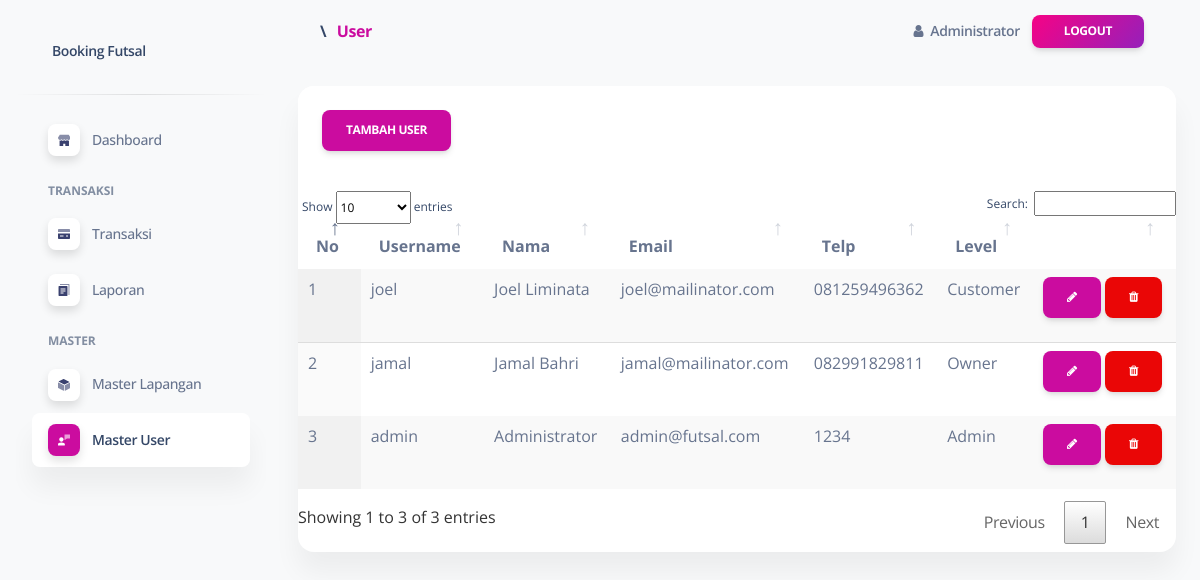
Page /media.php?module=user (signed in) on the committed database.
### tables this page shows
CREATE TABLE `users` (
  `id` int(5) NOT NULL,
  `username` varchar(100) NOT NULL,
  `password` text NOT NULL,
  `nama` varchar(100) NOT NULL,
  `no_telp` varchar(20) NOT NULL,
  `email` varchar(50) NOT NULL,
  `alamat` text NOT NULL,
  `level` varchar(50) NOT NULL,
  `aktif` char(1) NOT NULL DEFAULT 'Y',
  `created_at` datetime NOT NULL DEFAULT current_timestamp(),
  `created_by` varchar(50) NOT NULL,
  `updated_at` datetime DEFAULT current_timestamp() ON UPDATE current_timestamp(),
  `updated_by` varchar(50) DEFAULT NULL
);

### config/assets.php (called while the page is built, shortened)
<?php
$css = array(
	'https://cdn.jsdelivr.net/npm/bootstrap@5.1.3/dist/css/bootstrap.min.css',
	'https://fonts.googleapis.com/css?family=Open+Sans:300,400,600,700',
	'assets/css/animate.css',
	'assets/css/chartist.css',
	'assets/css/datatables.css',
	'assets/css/flag-icon.css',
	'assets/css/feather-icon.css',
	'assets/css/flaticon.css',
	'assets/css/fontawesome.css',
	'assets/css/icofont.css',
	'assets/css/nucleo-icons.css',
	'assets/css/nucleo-svg.css',
	'assets/css/owl.carousel.css',
	'assets/css/soft-ui-dashboard.min3447.css?v=1.0.5',
	'assets/css/themify.css',
);
$breadcrumb = array();
$breadcrumb[] = ['text'=>'<i class="fa fa-home"></i>','link'=>'?'];
$breadcrumb[] = isset($_GET['module']) ? ['text'=>ucwords(str_replace("_"," ",$_GET['module'])),'link'=>'?module='.$_GET['module']] : ['text'=>"Dashboard",'link'=>'?'];
?>

### module/user/index.php (the view, shortened to what this page needs)
<div class="row">
  <div class="col-sm-12">
    <div class="card">
      <div class="card-header">
        <a class="btn btn-primary" href="?module=<?php echo $_GET['module'];?>&act=create">Tambah <?php echo ucwords($_GET['module']) ?></a>
      </div>
      <div class="card-body px-0 pt-0 pb-2">
        <div class="table-responsive p-0">
          <table class="table display" id="datatables">
            <thead>
              <tr>
                <th>No</th>
                <th>Username</th>
                <th>Nama</th>
                <th>Email</th>
                <th>Telp</th>
                <th>Level</th>
                <th class="d-print-none"></th>
              </tr>
            </thead>
            <tbody>
              <?php
              $no=0;
              $query = mysqli_query($conn,"SELECT * from users order by id desc");
              foreach ($query as $row): $no++;?>
                <tr>
                  <td><?php echo $no ?></td>
                  <td><?php echo $row['username'] ?></td>
                  <td><?php echo $row['nama'] ?></td>
                  <td><?php echo $row['email'] ?></td>
                  <td><?php echo $row['no_telp'] ?></td>
                  <td><?php echo ucwords($row['level']) ?></td>
                  <td class="d-print-none text-right">
                    <a class="btn btn-primary btn-xs" data-toggle="tooltip" data-placement="top" title="Edit" href="?module=<?php echo $_GET['module'] ?>&act=edit&id=<?php echo $row['id']; ?>"><i class="fa fa-pencil"></i></a>
                    <a class="btn btn-danger btn-xs" data-toggle="tooltip" data-placement="top" title="Delete" onclick="swal_delete('<?php echo $aksi ?>?module=<?php echo $_GET['module'] ?>&act=delete&id=<?php echo $row['id']; ?>')"><i class="fa fa-trash"></i></a>
                  </td>
                </tr>
              <?php endforeach ?>
            </tbody>
          </table>
        </div>
      </div>
    </div>
  </div>
</div>

### media.php (shortened to what this page needs)
<?php
include 'config/assets.php';
$aksi="module/".$_GET['module']."/action.php";
?>
<!DOCTYPE html>
<html lang="en">
<head>
  <?php include 'layout/head.php'; ?>
</head>
<body class="g-sidenav-show  bg-gray-100">
  <?php include 'layout/nav.php'; ?>
  <main class="main-content position-relative max-height-vh-100 h-100 border-radius-lg ">
    <?php include 'layout/header.php'; ?>
    <div class="container-fluid py-4">
      <?php
      $page = isset($_GET['module']) ? $_GET['module'] : 'dashboard.php';
      if (isset($_GET['module'])) {
        $act = isset($_GET['act']) ? '/'.$_GET['act'].'.php' : '/index.php';
      }else{
        $act = '';
      }
      include 'module/'.$page.$act;
      ?>
    </div>
</main>
</body>
</html>

### layout/head.php (shortened to what this page needs)
<?php
foreach ($css as $key => $value) {
  ?>
  <link href="<?= $value ?>" rel="stylesheet"/>
  <?php
}
?>

### layout/nav.php (shortened to what this page needs)
<aside class="sidenav navbar navbar-vertical navbar-expand-xs border-0 border-radius-xl my-3 fixed-start ms-3 " id="sidenav-main">
  <div class="sidenav-header">
    <a class="navbar-brand m-0" href="?">
      <span class="ms-1 font-weight-bold">Booking Futsal</span>
    </a>
  </div>
  <hr class="horizontal dark mt-0">
    <ul class="navbar-nav">
      <li class="nav-item">
        <a class="nav-link <?php echo !isset($_GET['module'])?'active':'' ?> " href="?">
          <div class="icon icon-shape icon-sm shadow border-radius-md bg-white text-center me-2 d-flex align-items-center justify-content-center">
          </div>
          <span class="nav-link-text ms-1">Dashboard</span>
        </a>
      </li>
      <?php if ($_SESSION['level']=='admin'): ?>
        <li class="nav-item mt-3">
          <h6 class="ps-4 ms-2 text-uppercase text-xs font-weight-bolder opacity-6">Transaksi</h6>
        </li>
        <li class="nav-item">
          <a class="nav-link <?php echo $_GET['module']=='transaksi'?'active':'' ?> " href="?module=transaksi">
            <div class="icon icon-shape icon-sm shadow border-radius-md bg-white text-center me-2 d-flex align-items-center justify-content-center">
            </div>
            <span class="nav-link-text ms-1">Transaksi</span>
          </a>
        </li>
        <li class="nav-item">
          <a class="nav-link <?php echo $_GET['module']=='laporan'?'active':'' ?> " href="?module=laporan">
            <div class="icon icon-shape icon-sm shadow border-radius-md bg-white text-center me-2 d-flex align-items-center justify-content-center">
            </div>
            <span class="nav-link-text ms-1">Laporan</span>
          </a>
        </li>
        <li class="nav-item mt-3">
          <h6 class="ps-4 ms-2 text-uppercase text-xs font-weight-bolder opacity-6">Master</h6>
        </li>
        <li class="nav-item">
          <a class="nav-link <?php echo $_GET['module']=='lapangan'?'active':'' ?> " href="?module=lapangan">
            <div class="icon icon-shape icon-sm shadow border-radius-md bg-white text-center me-2 d-flex align-items-center justify-content-center">
            </div>
            <span class="nav-link-text ms-1">Master Lapangan</span>
          </a>
        </li>
        <li class="nav-item">
          <a class="nav-link <?php echo $_GET['module']=='user'?'active':'' ?> " href="?module=user">
            <div class="icon icon-shape icon-sm shadow border-radius-md bg-white text-center me-2 d-flex align-items-center justify-content-center">
            </div>
            <span class="nav-link-text ms-1">Master User</span>
          </a>
        </li>
      <?php endif ?>
    </ul>
  </aside>

### layout/header.php (shortened to what this page needs)
<nav class="navbar navbar-main navbar-expand-lg px-0 mx-4 shadow-none border-radius-xl" id="navbarBlur" navbar-scroll="true">
  <div class="container-fluid py-1 px-3">
    <nav aria-label="breadcrumb">
      <h6 class="font-weight-bolder mb-0">
        <?php
        foreach ($breadcrumb as $key=>$bread) {
          $bc[] = '<a href="'.$bread['link'].'" class="'.($key == count($breadcrumb)-1 ? 'text-primary':'').'">'.$bread['text'].'</a>';
        }
        echo implode(" <span style='padding:6px'>\</span> ",$bc);
        ?>
      </h6>
    </nav>
    <div class="collapse navbar-collapse mt-sm-0 mt-2 me-md-0 me-sm-4" id="navbar">
      <ul class="navbar-nav  justify-content-end">
        <li class="nav-item d-flex align-items-center" style="padding-right: 12px;">
          <a href="#" class="nav-link text-body font-weight-bold px-0">
            <i class="fa fa-user me-sm-1"></i>
            <span class="d-sm-inline d-none"><?php echo $_SESSION['nama'] ?></span>
          </a>
        </li>
        <li class="nav-item d-flex align-items-center">
          <a class="btn bg-gradient-primary btn-sm mb-0 me-3" onclick="logout()">Logout</a>
        </li>
      </ul>
    </div>
  </div>
</nav>

### assets/css/nucleo-svg.css (style rules this page uses)
.icon { display:inline-block;color:#111;height:1em;width:1em }
.icon-sm { height:.8em;width:.8em }
.icon { fill:currentColor;stroke:none }

### assets/css/themify.css (style rules this page uses)
[class^="icon-"], [class*=" icon-"] { font-family: 'themify'; speak: none; font-style: normal; font-weight: normal; font-variant: normal; text-transform: none; line-height: 1; -webkit-font-smoothing: antialiased; -moz-osx-font-smoothing: grayscale; *margin-right: .3em; }
[class^="icon-"]:before, [class*=" icon-"]:before { text-decoration: inherit; display: inline-block; speak: none; }
a [class^="icon-"], a [class*=" icon-"] { display: inline; }

### layout/head.php (style rules this page uses)
th { text-align: left; }

### rows in the picture
users: username "joel", nama "Joel Liminata", email "joel@mailinator.com", no_telp "081259496362", level "Customer"
users: username "jamal", nama "Jamal Bahri", email "jamal@mailinator.com", no_telp "082991829811", level "Owner"
users: username "admin", nama "Administrator", email "admin@futsal.com", no_telp "1234", level "Admin"

### other values in the picture
implode(" <span style='padding:6px'>\</span> ",$bc) "\\"
$bread['text'] "User"
$_SESSION['nama'] "Administrator"
$_GET['module'] "USER"
